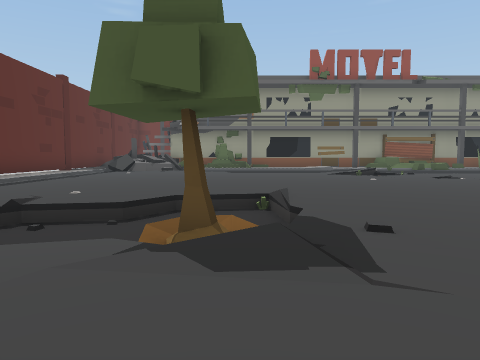
View 1 (above)

24 first-person views from a walk through a 3-D level made in the Unity game engine. The camera is 1.2 m above the floor, tilts 4° down and sees 70° across. The floor is counted in squares, 2 m on a side. Each view is taken from the middle of a square. On the plan, view 1 faces up. The plan holds only what a view shows up to about 10 squares ahead; the rest is blank. The place goes on beyond the plan. The player character is not drawn.

View 2
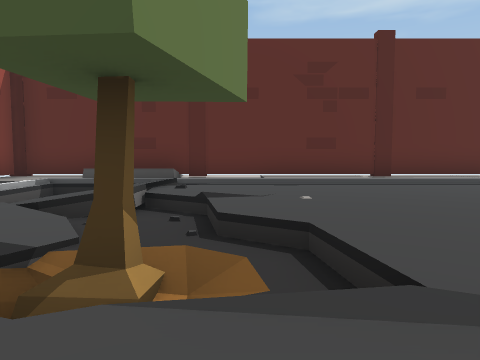

View 3
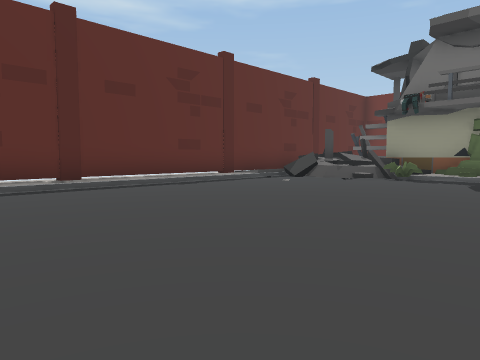

View 4
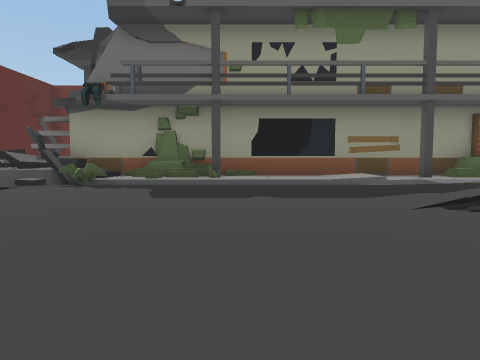

View 5
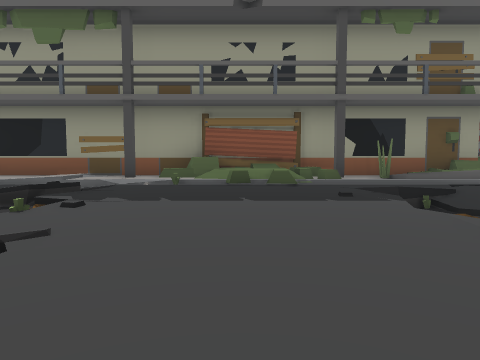

View 6
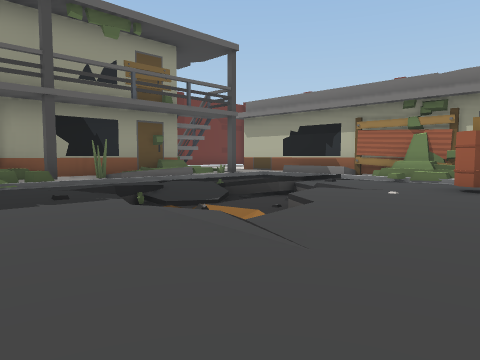

View 7
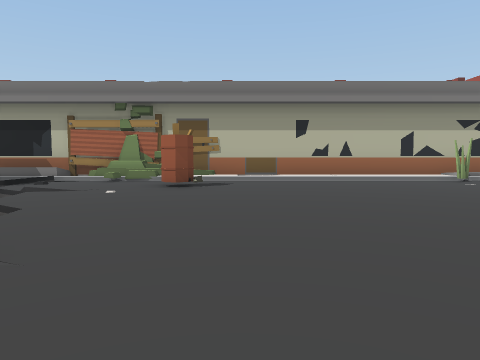

View 8
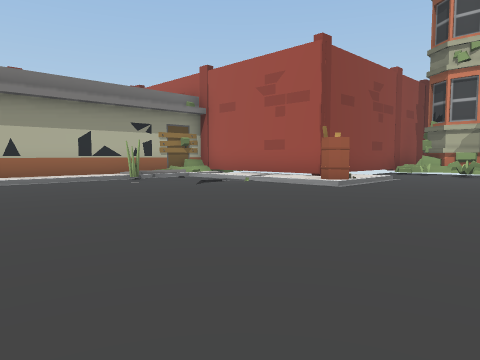

View 9
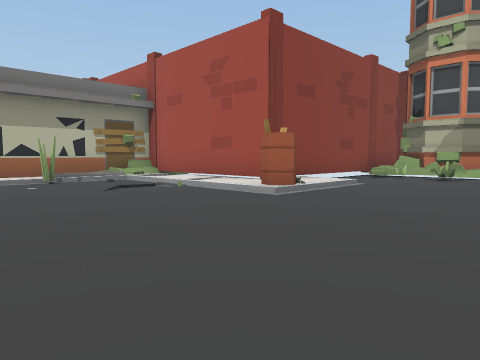

View 10
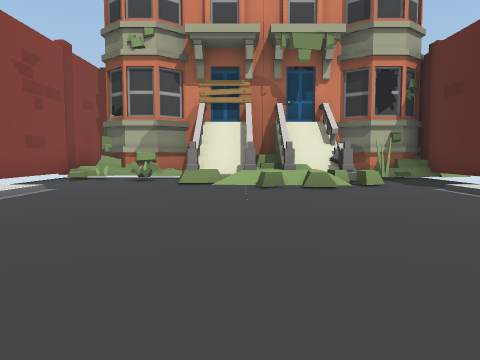

View 11
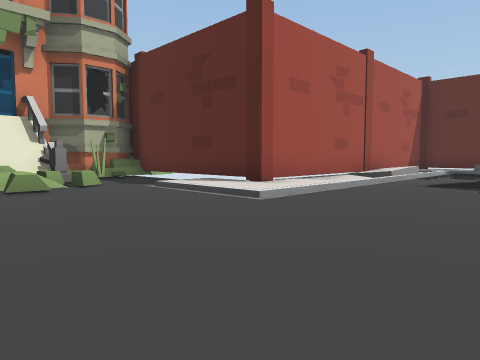

View 12
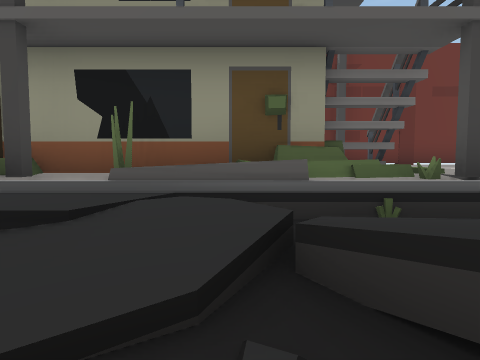

View 13
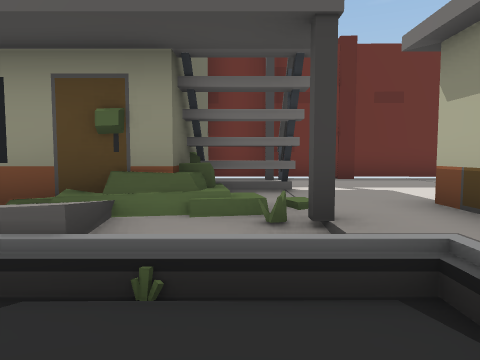

View 14
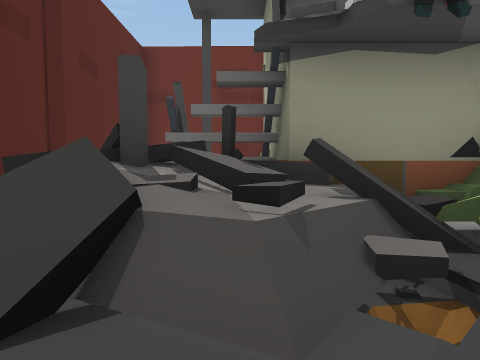

View 15
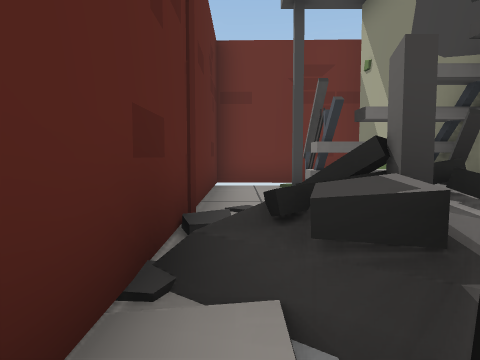

View 16
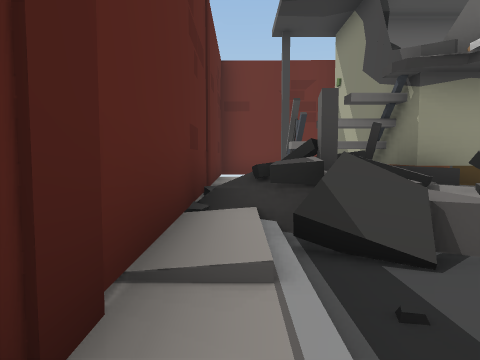

View 17
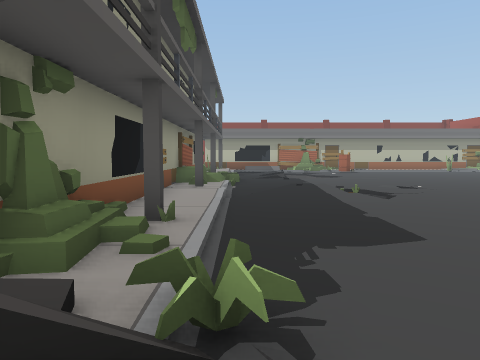

View 18
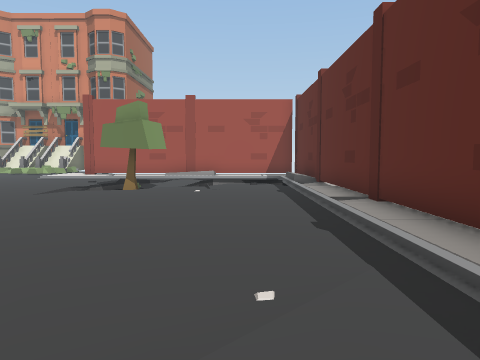

View 19
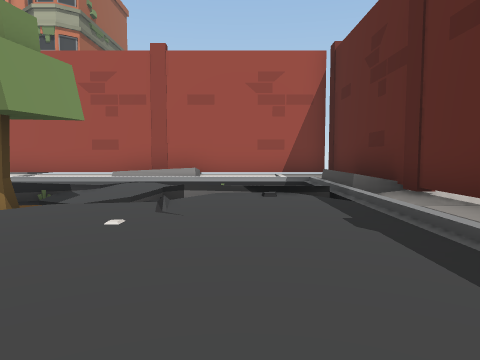

View 20
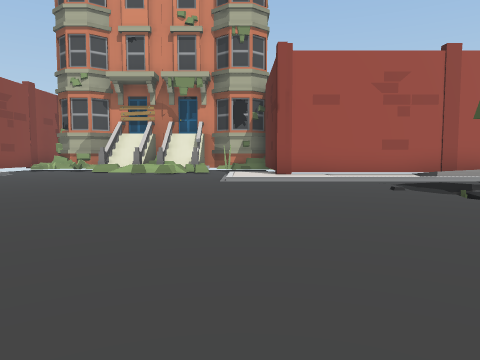

View 21
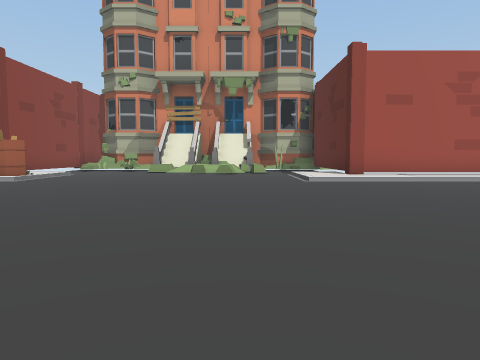

View 22
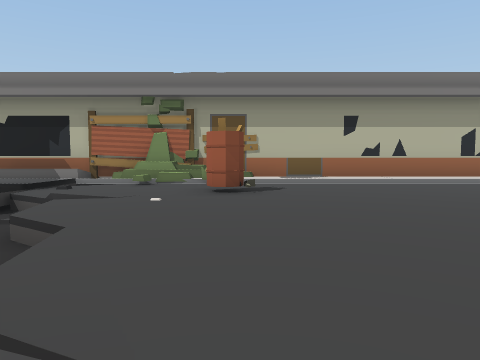

View 23
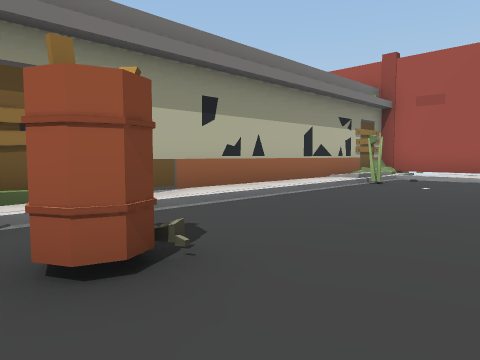

View 24
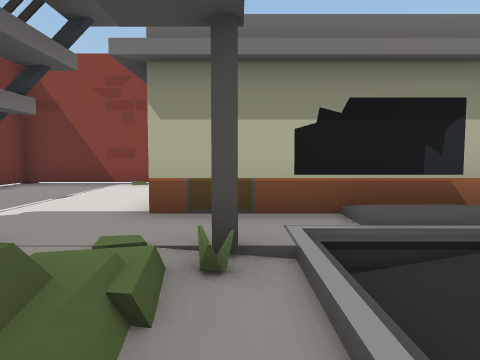

### Floor plan
Key: @ floor where view 1 was taken; # wall or solid block; x gap in a wall; . main floor; : floor 0.25 m higher than the main floor; - floor 0.25 m lower than the main floor; _ floor 0.5 m lower than the main floor; + floor 1 m higher than the main floor; / step, stairs or slope; = window, fence, low wall or low ledge; ^ raised ledge; T tree; B barrel.
Columns run from 7 left of view 1 to 22 right of it. Each row starts with its distance up from view 1.
 22 #####                #########
 21 #.. #                # ......#
 20 #.  #                # ......#
 19 #.# #                #/#.....#
 18 #.###                #=#.....#
 17 #.+############## ####//.#
 16 #x#/==...../##=#####/./#.#
 15 #///==.....//..==../////.#
 14 #////......./.....///////#
 13 #.........../....////////#
 12 #..........--..../ //////#
 11 #................/ /. ./##
 10 #............/.../....../#
  9 #.....................B./#
  8 #/....................../#
  7 #........................#
  6 #....../.................#
  5 # ....//.................#
  4 ##/.=_/T/................#
  3 #==/////...............#.#
  2 ##//////............./..:#
  1 #.//////.............////#
  0 #././//@...........B....##
 -1 ###########.........#####
 -2           #/......./#
 -3           #.=////...#
 -4           #.###/^=..#
 -5           ##.##/#..=#
 -6           ###########

Where each view was taken, in squares from view 1:
view 1: 0 up, 0 right, facing up
view 2: 5 up, 2 right, facing left
view 3: 6 up, 1 right, facing up-left
view 4: 8 up, 1 right, facing up
view 5: 8 up, 8 right, facing up
view 6: 8 up, 8 right, facing up-right
view 7: 8 up, 8 right, facing right
view 8: 7 up, 8 right, facing down-right
view 9: 5 up, 8 right, facing down-right
view 10: 4 up, 8 right, facing down
view 11: 4 up, 8 right, facing down-left
view 12: 12 up, 13 right, facing up
view 13: 13 up, 15 right, facing up
view 14: 13 up, 4 left, facing up
view 15: 14 up, 6 left, facing up
view 16: 12 up, 6 left, facing up
view 17: 15 up, 4 left, facing right
view 18: 15 up, 4 left, facing down
view 19: 9 up, 4 left, facing down
view 20: 9 up, 4 right, facing down
view 21: 9 up, 6 right, facing down
view 22: 9 up, 9 right, facing right
view 23: 10 up, 13 right, facing down-right
view 24: 16 up, 13 right, facing right
